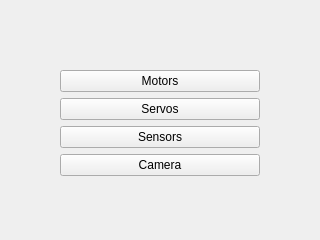
<?xml version="1.0" encoding="UTF-8"?>
<ui version="4.0">
 <class>MotorsSensorsWidget</class>
 <widget class="QWidget" name="MotorsSensorsWidget">
  <property name="geometry">
   <rect>
    <x>0</x>
    <y>0</y>
    <width>320</width>
    <height>240</height>
   </rect>
  </property>
  <property name="windowTitle">
   <string>Motors and Sensors</string>
  </property>
  <layout class="QVBoxLayout" name="verticalLayout_2">
   <property name="leftMargin">
    <number>6</number>
   </property>
   <property name="topMargin">
    <number>6</number>
   </property>
   <property name="rightMargin">
    <number>6</number>
   </property>
   <property name="bottomMargin">
    <number>0</number>
   </property>
   <item>
    <layout class="QHBoxLayout" name="horizontalLayout">
     <item>
      <spacer name="horizontalSpacer">
       <property name="orientation">
        <enum>Qt::Horizontal</enum>
       </property>
       <property name="sizeHint" stdset="0">
        <size>
         <width>40</width>
         <height>20</height>
        </size>
       </property>
      </spacer>
     </item>
     <item>
      <layout class="QVBoxLayout" name="verticalLayout">
       <item>
        <spacer name="verticalSpacer_2">
         <property name="orientation">
          <enum>Qt::Vertical</enum>
         </property>
         <property name="sizeHint" stdset="0">
          <size>
           <width>20</width>
           <height>40</height>
          </size>
         </property>
        </spacer>
       </item>
       <item>
        <widget class="QPushButton" name="motors">
         <property name="text">
          <string>Motors</string>
         </property>
         <property name="icon">
          <iconset resource="../rc/icons.qrc">
           <normaloff>:/icons/car.png</normaloff>:/icons/car.png</iconset>
         </property>
        </widget>
       </item>
       <item>
        <widget class="QPushButton" name="servos">
         <property name="minimumSize">
          <size>
           <width>200</width>
           <height>0</height>
          </size>
         </property>
         <property name="text">
          <string>Servos</string>
         </property>
         <property name="icon">
          <iconset resource="../rc/icons.qrc">
           <normaloff>:/icons/cog.png</normaloff>:/icons/cog.png</iconset>
         </property>
        </widget>
       </item>
       <item>
        <widget class="QPushButton" name="sensors">
         <property name="text">
          <string>Sensors</string>
         </property>
         <property name="icon">
          <iconset resource="../rc/icons.qrc">
           <normaloff>:/icons/chart_line.png</normaloff>:/icons/chart_line.png</iconset>
         </property>
        </widget>
       </item>
       <item>
        <widget class="QPushButton" name="camera">
         <property name="text">
          <string>Camera</string>
         </property>
         <property name="icon">
          <iconset resource="../rc/icons.qrc">
           <normaloff>:/icons/webcam.png</normaloff>:/icons/webcam.png</iconset>
         </property>
        </widget>
       </item>
       <item>
        <spacer name="verticalSpacer">
         <property name="orientation">
          <enum>Qt::Vertical</enum>
         </property>
         <property name="sizeHint" stdset="0">
          <size>
           <width>20</width>
           <height>40</height>
          </size>
         </property>
        </spacer>
       </item>
      </layout>
     </item>
     <item>
      <spacer name="horizontalSpacer_2">
       <property name="orientation">
        <enum>Qt::Horizontal</enum>
       </property>
       <property name="sizeHint" stdset="0">
        <size>
         <width>40</width>
         <height>20</height>
        </size>
       </property>
      </spacer>
     </item>
    </layout>
   </item>
  </layout>
 </widget>
 <resources>
  <include location="../rc/construction.qrc"/>
  <include location="../rc/icons.qrc"/>
 </resources>
 <connections/>
</ui>
